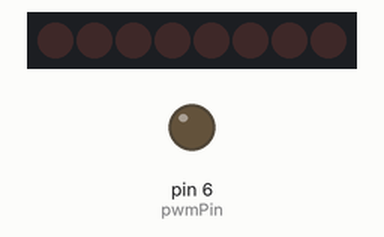
Recording of a sketch running on a simulated Arduino Uno, built with avr-gcc and run on an emulated ATmega328P. On the bench: 8 shift-register outputs drawn as a row of LEDs (first output left, lit = HIGH), output pins drawn as LEDs (lit = HIGH). Pins used as bus, display or sensor lines are not drawn.

Above: at 0.05 s.
At 0.9 s:
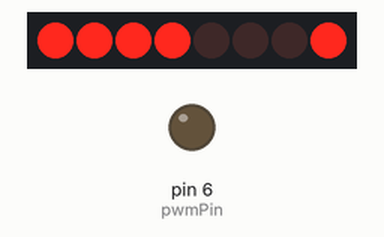
At 1.75 s:
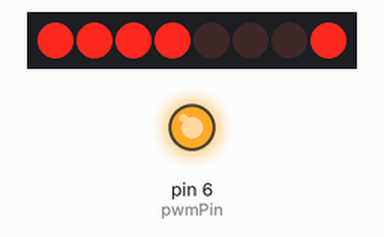
Timing chart, 0 to 4.1 s (numbered marks = the images above):
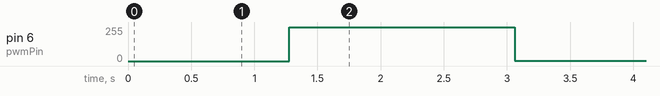

Measured:
- by itself, pin 6 (pwmPin): 0/255 → 255/255 at 1.3 s, → 1/255 1.8 s later, → 255/255 1.8 s later, → 1/255 1.8 s later, … (23 changes in this stretch)

The sketch:

4_shim_sdvig_reg.ino
```cpp
/*
//---------------------------------------------------------------------------
Реализация ШИМ с помощью сдвигового регистра
//---------------------------------------------------------------------------
К сожалению ШИМ сдвиговым регистром не поддерживается. Поэтому есть небольшая хитрость - мы
будем использовать выход регистра OE. OE можно назвать логическим нулем для всех выходов. Если
мы подключим этот выход к ШИМ Arduino, мы можем смещать логический ноль, тем самым
имитировать ШИМ на выходах.
//---------------------------------------------------------------------------
*/

int dataPin = 8;
int clockPin = 10;
int latchPin = 9;
int pwmPin = 6;


void setup() {
 pinMode(latchPin, OUTPUT);
 pinMode(clockPin, OUTPUT);
 pinMode(dataPin, OUTPUT);
 pinMode(pwmPin, OUTPUT);

 digitalWrite(latchPin, LOW);
 // устанавливаем синхронизацию "защелки" на LOW
  shiftOut(dataPin, clockPin, LSBFIRST, 0b11110001);
  digitalWrite(latchPin, HIGH);
 //"защелкиваем" регистр, тем самым устанавливая значения на выходах
}

void loop() {
  for (int i=0; i<256; i++) {
    analogWrite(pwmPin, i); // Назначаем выходу ШИМ разные значения
    delay(5); // Делаем паузу, чтобы не мигало слишком быстро
  }
  delay(500);
  for (int i=256; i>0; i--) {
    analogWrite(pwmPin, i); // Назначаем выходу ШИМ разные значения
    delay(5); // Делаем паузу, чтобы не мигало слишком быстро
  }
   delay(500);
}
```
